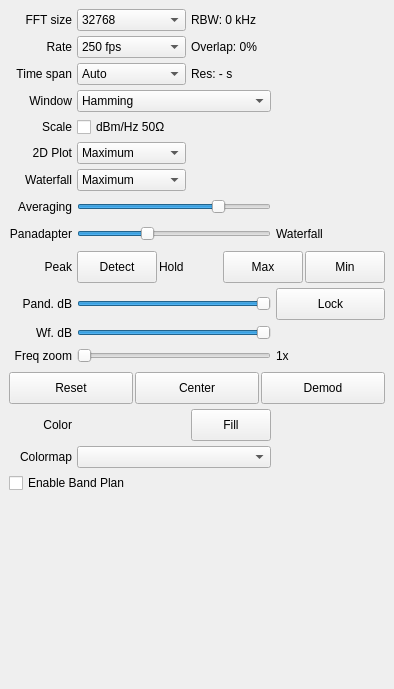
<?xml version="1.0" encoding="UTF-8"?>
<ui version="4.0">
 <class>DockFft</class>
 <widget class="QDockWidget" name="DockFft">
  <property name="geometry">
   <rect>
    <x>0</x>
    <y>0</y>
    <width>394</width>
    <height>689</height>
   </rect>
  </property>
  <property name="sizePolicy">
   <sizepolicy hsizetype="MinimumExpanding" vsizetype="Preferred">
    <horstretch>0</horstretch>
    <verstretch>0</verstretch>
   </sizepolicy>
  </property>
  <property name="minimumSize">
   <size>
    <width>327</width>
    <height>200</height>
   </size>
  </property>
  <property name="maximumSize">
   <size>
    <width>524287</width>
    <height>524287</height>
   </size>
  </property>
  <property name="windowIcon">
   <iconset resource="../../resources/icons.qrc">
    <normaloff>:/icons/icons/signal.svg</normaloff>:/icons/icons/signal.svg</iconset>
  </property>
  <property name="toolTip">
   <string>FFT performance and display settings</string>
  </property>
  <property name="allowedAreas">
   <set>Qt::LeftDockWidgetArea|Qt::RightDockWidgetArea</set>
  </property>
  <property name="windowTitle">
   <string>FFT Settings</string>
  </property>
  <widget class="QWidget" name="dockWidgetContents">
   <layout class="QVBoxLayout" name="verticalLayout_2">
    <item>
     <widget class="QScrollArea" name="scrollArea">
      <property name="sizePolicy">
       <sizepolicy hsizetype="Preferred" vsizetype="Preferred">
        <horstretch>0</horstretch>
        <verstretch>0</verstretch>
       </sizepolicy>
      </property>
      <property name="frameShape">
       <enum>QFrame::NoFrame</enum>
      </property>
      <property name="frameShadow">
       <enum>QFrame::Sunken</enum>
      </property>
      <property name="horizontalScrollBarPolicy">
       <enum>Qt::ScrollBarAsNeeded</enum>
      </property>
      <property name="sizeAdjustPolicy">
       <enum>QAbstractScrollArea::AdjustToContentsOnFirstShow</enum>
      </property>
      <property name="widgetResizable">
       <bool>true</bool>
      </property>
      <widget class="QWidget" name="scrollAreaWidgetContents">
       <property name="geometry">
        <rect>
         <x>0</x>
         <y>0</y>
         <width>374</width>
         <height>643</height>
        </rect>
       </property>
       <layout class="QVBoxLayout" name="verticalLayout">
        <property name="spacing">
         <number>0</number>
        </property>
        <property name="leftMargin">
         <number>0</number>
        </property>
        <property name="topMargin">
         <number>0</number>
        </property>
        <property name="rightMargin">
         <number>0</number>
        </property>
        <property name="bottomMargin">
         <number>0</number>
        </property>
        <item>
         <layout class="QGridLayout" name="gridLayout">
          <property name="sizeConstraint">
           <enum>QLayout::SetDefaultConstraint</enum>
          </property>
          <property name="leftMargin">
           <number>0</number>
          </property>
          <property name="topMargin">
           <number>0</number>
          </property>
          <property name="rightMargin">
           <number>0</number>
          </property>
          <property name="bottomMargin">
           <number>0</number>
          </property>
          <property name="spacing">
           <number>5</number>
          </property>
          <item row="9" column="1" colspan="3">
           <layout class="QHBoxLayout" name="horizontalLayout_2" stretch="0,0,0,0">
            <property name="spacing">
             <number>2</number>
            </property>
            <property name="sizeConstraint">
             <enum>QLayout::SetDefaultConstraint</enum>
            </property>
            <property name="topMargin">
             <number>1</number>
            </property>
            <property name="bottomMargin">
             <number>0</number>
            </property>
            <item>
             <widget class="QPushButton" name="peakDetectionButton">
              <property name="sizePolicy">
               <sizepolicy hsizetype="Preferred" vsizetype="Preferred">
                <horstretch>0</horstretch>
                <verstretch>0</verstretch>
               </sizepolicy>
              </property>
              <property name="minimumSize">
               <size>
                <width>50</width>
                <height>32</height>
               </size>
              </property>
              <property name="maximumSize">
               <size>
                <width>16777215</width>
                <height>16777215</height>
               </size>
              </property>
              <property name="focusPolicy">
               <enum>Qt::NoFocus</enum>
              </property>
              <property name="toolTip">
               <string>Enable peak detection in FFT</string>
              </property>
              <property name="text">
               <string>Detect</string>
              </property>
              <property name="checkable">
               <bool>true</bool>
              </property>
             </widget>
            </item>
            <item>
             <widget class="QLabel" name="label_4">
              <property name="sizePolicy">
               <sizepolicy hsizetype="Minimum" vsizetype="Preferred">
                <horstretch>0</horstretch>
                <verstretch>0</verstretch>
               </sizepolicy>
              </property>
              <property name="text">
               <string>Hold</string>
              </property>
              <property name="margin">
               <number>10</number>
              </property>
             </widget>
            </item>
            <item>
             <widget class="QPushButton" name="peakHoldButton">
              <property name="sizePolicy">
               <sizepolicy hsizetype="Preferred" vsizetype="Preferred">
                <horstretch>0</horstretch>
                <verstretch>0</verstretch>
               </sizepolicy>
              </property>
              <property name="minimumSize">
               <size>
                <width>50</width>
                <height>32</height>
               </size>
              </property>
              <property name="maximumSize">
               <size>
                <width>16777215</width>
                <height>16777215</height>
               </size>
              </property>
              <property name="focusPolicy">
               <enum>Qt::NoFocus</enum>
              </property>
              <property name="toolTip">
               <string>Toggle peak hold in FFT</string>
              </property>
              <property name="text">
               <string>Max</string>
              </property>
              <property name="checkable">
               <bool>true</bool>
              </property>
             </widget>
            </item>
            <item>
             <widget class="QPushButton" name="minHoldButton">
              <property name="sizePolicy">
               <sizepolicy hsizetype="Preferred" vsizetype="Preferred">
                <horstretch>0</horstretch>
                <verstretch>0</verstretch>
               </sizepolicy>
              </property>
              <property name="minimumSize">
               <size>
                <width>50</width>
                <height>32</height>
               </size>
              </property>
              <property name="focusPolicy">
               <enum>Qt::NoFocus</enum>
              </property>
              <property name="toolTip">
               <string>Toggle min hold in FFT</string>
              </property>
              <property name="text">
               <string>Min</string>
              </property>
              <property name="checkable">
               <bool>true</bool>
              </property>
             </widget>
            </item>
           </layout>
          </item>
          <item row="1" column="0">
           <widget class="QLabel" name="fftRateLabel">
            <property name="text">
             <string>Rate</string>
            </property>
            <property name="alignment">
             <set>Qt::AlignRight|Qt::AlignTrailing|Qt::AlignVCenter</set>
            </property>
           </widget>
          </item>
          <item row="8" column="3">
           <widget class="QLabel" name="wfLabel">
            <property name="sizePolicy">
             <sizepolicy hsizetype="Preferred" vsizetype="Preferred">
              <horstretch>0</horstretch>
              <verstretch>0</verstretch>
             </sizepolicy>
            </property>
            <property name="text">
             <string>Waterfall</string>
            </property>
            <property name="alignment">
             <set>Qt::AlignLeading|Qt::AlignLeft|Qt::AlignVCenter</set>
            </property>
           </widget>
          </item>
          <item row="1" column="1">
           <widget class="QComboBox" name="fftRateComboBox">
            <property name="sizePolicy">
             <sizepolicy hsizetype="Preferred" vsizetype="Preferred">
              <horstretch>0</horstretch>
              <verstretch>0</verstretch>
             </sizepolicy>
            </property>
            <property name="minimumSize">
             <size>
              <width>0</width>
              <height>0</height>
             </size>
            </property>
            <property name="toolTip">
             <string>FFT refresh rate</string>
            </property>
            <property name="currentIndex">
             <number>0</number>
            </property>
            <item>
             <property name="text">
              <string>250 fps</string>
             </property>
            </item>
            <item>
             <property name="text">
              <string>200 fps</string>
             </property>
            </item>
            <item>
             <property name="text">
              <string>150 fps</string>
             </property>
            </item>
            <item>
             <property name="text">
              <string>100 fps</string>
             </property>
            </item>
            <item>
             <property name="text">
              <string>60 fps</string>
             </property>
            </item>
            <item>
             <property name="text">
              <string>50 fps</string>
             </property>
            </item>
            <item>
             <property name="text">
              <string>30 fps</string>
             </property>
            </item>
            <item>
             <property name="text">
              <string>25 fps</string>
             </property>
            </item>
            <item>
             <property name="text">
              <string>20 fps</string>
             </property>
            </item>
            <item>
             <property name="text">
              <string>17 fps</string>
             </property>
            </item>
            <item>
             <property name="text">
              <string>15 fps</string>
             </property>
            </item>
            <item>
             <property name="text">
              <string>10 fps</string>
             </property>
            </item>
            <item>
             <property name="text">
              <string>5 fps</string>
             </property>
            </item>
            <item>
             <property name="text">
              <string>1 fps</string>
             </property>
            </item>
            <item>
             <property name="text">
              <string>0 fps</string>
             </property>
            </item>
           </widget>
          </item>
          <item row="9" column="0">
           <widget class="QLabel" name="peakLabel">
            <property name="text">
             <string>Peak</string>
            </property>
            <property name="alignment">
             <set>Qt::AlignRight|Qt::AlignTrailing|Qt::AlignVCenter</set>
            </property>
           </widget>
          </item>
          <item row="11" column="1" colspan="2">
           <widget class="ctkRangeSlider" name="wfRangeSlider">
            <property name="toolTip">
             <string>Set waterfall dB range</string>
            </property>
            <property name="statusTip">
             <string>Set waterfall dB range</string>
            </property>
            <property name="minimum">
             <number>-160</number>
            </property>
            <property name="maximum">
             <number>0</number>
            </property>
            <property name="orientation">
             <enum>Qt::Horizontal</enum>
            </property>
           </widget>
          </item>
          <item row="0" column="2" colspan="2">
           <widget class="QLabel" name="fftRbwLabel">
            <property name="toolTip">
             <string>Resolution bandwidth</string>
            </property>
            <property name="text">
             <string>RBW: 0 kHz</string>
            </property>
           </widget>
          </item>
          <item row="4" column="0">
           <widget class="QLabel" name="label_6">
            <property name="text">
             <string>Scale</string>
            </property>
            <property name="alignment">
             <set>Qt::AlignRight|Qt::AlignTrailing|Qt::AlignVCenter</set>
            </property>
           </widget>
          </item>
          <item row="12" column="0" rowspan="2">
           <widget class="QLabel" name="zoomLAbel">
            <property name="toolTip">
             <string>Set zoom level on the frequency axis</string>
            </property>
            <property name="statusTip">
             <string>Set zoom level on the frequency axis</string>
            </property>
            <property name="text">
             <string>Freq zoom</string>
            </property>
            <property name="alignment">
             <set>Qt::AlignRight|Qt::AlignTrailing|Qt::AlignVCenter</set>
            </property>
           </widget>
          </item>
          <item row="10" column="1" colspan="2">
           <widget class="ctkRangeSlider" name="pandRangeSlider">
            <property name="sizePolicy">
             <sizepolicy hsizetype="Expanding" vsizetype="Fixed">
              <horstretch>0</horstretch>
              <verstretch>0</verstretch>
             </sizepolicy>
            </property>
            <property name="minimumSize">
             <size>
              <width>0</width>
              <height>0</height>
             </size>
            </property>
            <property name="toolTip">
             <string>Set pandapter dB range</string>
            </property>
            <property name="statusTip">
             <string>Set pandapter dB range</string>
            </property>
            <property name="minimum">
             <number>-160</number>
            </property>
            <property name="maximum">
             <number>0</number>
            </property>
            <property name="orientation">
             <enum>Qt::Horizontal</enum>
            </property>
           </widget>
          </item>
          <item row="4" column="1">
           <widget class="QCheckBox" name="dbmBox">
            <property name="sizePolicy">
             <sizepolicy hsizetype="Preferred" vsizetype="Fixed">
              <horstretch>0</horstretch>
              <verstretch>0</verstretch>
             </sizepolicy>
            </property>
            <property name="text">
             <string>dBm/Hz 50Ω</string>
            </property>
           </widget>
          </item>
          <item row="16" column="1" colspan="2">
           <widget class="QComboBox" name="cmapComboBox">
            <property name="sizePolicy">
             <sizepolicy hsizetype="Preferred" vsizetype="Fixed">
              <horstretch>0</horstretch>
              <verstretch>0</verstretch>
             </sizepolicy>
            </property>
            <property name="toolTip">
             <string>Select waterfall color map</string>
            </property>
           </widget>
          </item>
          <item row="11" column="0">
           <widget class="QLabel" name="wfRangeLabel">
            <property name="toolTip">
             <string>Set waterfall dB range</string>
            </property>
            <property name="statusTip">
             <string>Set waterfall dB range</string>
            </property>
            <property name="text">
             <string>Wf. dB</string>
            </property>
            <property name="alignment">
             <set>Qt::AlignRight|Qt::AlignTrailing|Qt::AlignVCenter</set>
            </property>
           </widget>
          </item>
          <item row="15" column="0">
           <widget class="QLabel" name="colorLabel">
            <property name="toolTip">
             <string>Color for the FFT plot</string>
            </property>
            <property name="text">
             <string>Color</string>
            </property>
            <property name="alignment">
             <set>Qt::AlignRight|Qt::AlignTrailing|Qt::AlignVCenter</set>
            </property>
           </widget>
          </item>
          <item row="12" column="3" rowspan="2">
           <widget class="QLabel" name="zoomLevelLabel">
            <property name="sizePolicy">
             <sizepolicy hsizetype="MinimumExpanding" vsizetype="Preferred">
              <horstretch>0</horstretch>
              <verstretch>0</verstretch>
             </sizepolicy>
            </property>
            <property name="toolTip">
             <string>Current zoom level on the frequency axis</string>
            </property>
            <property name="statusTip">
             <string>Current zoom level on the frequency axis</string>
            </property>
            <property name="text">
             <string>1x</string>
            </property>
            <property name="alignment">
             <set>Qt::AlignLeading|Qt::AlignLeft|Qt::AlignVCenter</set>
            </property>
           </widget>
          </item>
          <item row="0" column="1">
           <widget class="QComboBox" name="fftSizeComboBox">
            <property name="enabled">
             <bool>true</bool>
            </property>
            <property name="sizePolicy">
             <sizepolicy hsizetype="Preferred" vsizetype="Preferred">
              <horstretch>0</horstretch>
              <verstretch>0</verstretch>
             </sizepolicy>
            </property>
            <property name="minimumSize">
             <size>
              <width>0</width>
              <height>0</height>
             </size>
            </property>
            <property name="toolTip">
             <string>&lt;html&gt;Number of FFT points to calculate. Higher values will require more CPU time. This will not influence the number of points on the display since that parameter is adjusted automatically according to the display size.&lt;/html&gt;</string>
            </property>
            <property name="editable">
             <bool>false</bool>
            </property>
            <property name="currentIndex">
             <number>7</number>
            </property>
            <property name="maxVisibleItems">
             <number>15</number>
            </property>
            <property name="insertPolicy">
             <enum>QComboBox::InsertAlphabetically</enum>
            </property>
            <item>
             <property name="text">
              <string>4194304</string>
             </property>
            </item>
            <item>
             <property name="text">
              <string>2097152</string>
             </property>
            </item>
            <item>
             <property name="text">
              <string>1048576</string>
             </property>
            </item>
            <item>
             <property name="text">
              <string>524288</string>
             </property>
            </item>
            <item>
             <property name="text">
              <string>262144</string>
             </property>
            </item>
            <item>
             <property name="text">
              <string>131072</string>
             </property>
            </item>
            <item>
             <property name="text">
              <string>65536</string>
             </property>
            </item>
            <item>
             <property name="text">
              <string>32768</string>
             </property>
            </item>
            <item>
             <property name="text">
              <string>16384</string>
             </property>
            </item>
            <item>
             <property name="text">
              <string>8192</string>
             </property>
            </item>
            <item>
             <property name="text">
              <string>4096</string>
             </property>
            </item>
            <item>
             <property name="text">
              <string>3840</string>
             </property>
            </item>
            <item>
             <property name="text">
              <string>2048</string>
             </property>
            </item>
            <item>
             <property name="text">
              <string>1024</string>
             </property>
            </item>
            <item>
             <property name="text">
              <string>768</string>
             </property>
            </item>
            <item>
             <property name="text">
              <string>512</string>
             </property>
            </item>
           </widget>
          </item>
          <item row="2" column="0">
           <widget class="QLabel" name="label">
            <property name="toolTip">
             <string>The vertical time span on the waterfall.</string>
            </property>
            <property name="statusTip">
             <string/>
            </property>
            <property name="text">
             <string>Time span</string>
            </property>
            <property name="alignment">
             <set>Qt::AlignRight|Qt::AlignTrailing|Qt::AlignVCenter</set>
            </property>
           </widget>
          </item>
          <item row="7" column="0">
           <widget class="QLabel" name="fftAvgLabel">
            <property name="sizePolicy">
             <sizepolicy hsizetype="Preferred" vsizetype="Preferred">
              <horstretch>0</horstretch>
              <verstretch>0</verstretch>
             </sizepolicy>
            </property>
            <property name="toolTip">
             <string>FFT averaging gain</string>
            </property>
            <property name="text">
             <string>Averaging</string>
            </property>
            <property name="alignment">
             <set>Qt::AlignRight|Qt::AlignTrailing|Qt::AlignVCenter</set>
            </property>
           </widget>
          </item>
          <item row="16" column="0">
           <widget class="QLabel" name="label_3">
            <property name="text">
             <string>Colormap</string>
            </property>
            <property name="alignment">
             <set>Qt::AlignRight|Qt::AlignTrailing|Qt::AlignVCenter</set>
            </property>
           </widget>
          </item>
          <item row="10" column="0">
           <widget class="QLabel" name="pandRangeLabel">
            <property name="toolTip">
             <string>Set pandapter dB range</string>
            </property>
            <property name="statusTip">
             <string>Set pandapter dB range</string>
            </property>
            <property name="text">
             <string>Pand. dB</string>
            </property>
            <property name="alignment">
             <set>Qt::AlignRight|Qt::AlignTrailing|Qt::AlignVCenter</set>
            </property>
           </widget>
          </item>
          <item row="3" column="1" colspan="2">
           <widget class="QComboBox" name="fftWinComboBox">
            <property name="sizePolicy">
             <sizepolicy hsizetype="Preferred" vsizetype="Fixed">
              <horstretch>0</horstretch>
              <verstretch>0</verstretch>
             </sizepolicy>
            </property>
            <property name="toolTip">
             <string>FFT window</string>
            </property>
            <item>
             <property name="text">
              <string>Hamming</string>
             </property>
            </item>
            <item>
             <property name="text">
              <string>Hann</string>
             </property>
            </item>
            <item>
             <property name="text">
              <string>Blackman</string>
             </property>
            </item>
            <item>
             <property name="text">
              <string>Rectangular</string>
             </property>
            </item>
            <item>
             <property name="text">
              <string>Kaiser</string>
             </property>
            </item>
            <item>
             <property name="text">
              <string>Blackman-Harris</string>
             </property>
            </item>
            <item>
             <property name="text">
              <string>Bartlett</string>
             </property>
            </item>
            <item>
             <property name="text">
              <string>Flattop</string>
             </property>
            </item>
           </widget>
          </item>
          <item row="17" column="0" colspan="4">
           <widget class="QCheckBox" name="bandPlanCheckbox">
            <property name="sizePolicy">
             <sizepolicy hsizetype="Preferred" vsizetype="Fixed">
              <horstretch>0</horstretch>
              <verstretch>0</verstretch>
             </sizepolicy>
            </property>
            <property name="toolTip">
             <string>Enable Band Plan on bottom of spectrum</string>
            </property>
            <property name="text">
             <string>Enable Band Plan</string>
            </property>
           </widget>
          </item>
          <item row="8" column="1" colspan="2">
           <widget class="QSlider" name="fftSplitSlider">
            <property name="sizePolicy">
             <sizepolicy hsizetype="MinimumExpanding" vsizetype="Preferred">
              <horstretch>0</horstretch>
              <verstretch>0</verstretch>
             </sizepolicy>
            </property>
            <property name="minimumSize">
             <size>
              <width>0</width>
              <height>22</height>
             </size>
            </property>
            <property name="toolTip">
             <string>Spatial distribution between pandapter and waterfall</string>
            </property>
            <property name="minimum">
             <number>0</number>
            </property>
            <property name="maximum">
             <number>100</number>
            </property>
            <property name="value">
             <number>35</number>
            </property>
            <property name="orientation">
             <enum>Qt::Horizontal</enum>
            </property>
           </widget>
          </item>
          <item row="0" column="0">
           <widget class="QLabel" name="fftSizeLabel">
            <property name="text">
             <string>FFT size</string>
            </property>
            <property name="alignment">
             <set>Qt::AlignRight|Qt::AlignTrailing|Qt::AlignVCenter</set>
            </property>
           </widget>
          </item>
          <item row="6" column="0">
           <widget class="QLabel" name="label_7">
            <property name="text">
             <string>Waterfall</string>
            </property>
            <property name="alignment">
             <set>Qt::AlignRight|Qt::AlignTrailing|Qt::AlignVCenter</set>
            </property>
           </widget>
          </item>
          <item row="15" column="2">
           <widget class="QPushButton" name="fillButton">
            <property name="sizePolicy">
             <sizepolicy hsizetype="Preferred" vsizetype="Fixed">
              <horstretch>0</horstretch>
              <verstretch>0</verstretch>
             </sizepolicy>
            </property>
            <property name="minimumSize">
             <size>
              <width>50</width>
              <height>32</height>
             </size>
            </property>
            <property name="maximumSize">
             <size>
              <width>16777215</width>
              <height>16777215</height>
             </size>
            </property>
            <property name="focusPolicy">
             <enum>Qt::NoFocus</enum>
            </property>
            <property name="toolTip">
             <string>Fill the area below the FFT plot with a gradient</string>
            </property>
            <property name="statusTip">
             <string>Fill the area below the FFT plot with a gradient</string>
            </property>
            <property name="text">
             <string>Fill</string>
            </property>
            <property name="checkable">
             <bool>true</bool>
            </property>
           </widget>
          </item>
          <item row="10" column="3">
           <widget class="QPushButton" name="lockButton">
            <property name="enabled">
             <bool>true</bool>
            </property>
            <property name="sizePolicy">
             <sizepolicy hsizetype="Preferred" vsizetype="Fixed">
              <horstretch>0</horstretch>
              <verstretch>0</verstretch>
             </sizepolicy>
            </property>
            <property name="minimumSize">
             <size>
              <width>50</width>
              <height>32</height>
             </size>
            </property>
            <property name="focusPolicy">
             <enum>Qt::NoFocus</enum>
            </property>
            <property name="toolTip">
             <string>Lock panadapter and waterfall sliders together</string>
            </property>
            <property name="statusTip">
             <string>Lock panadapter and waterfall sliders together</string>
            </property>
            <property name="text">
             <string>Lock</string>
            </property>
            <property name="checkable">
             <bool>true</bool>
            </property>
           </widget>
          </item>
          <item row="2" column="1">
           <widget class="QComboBox" name="wfSpanComboBox">
            <property name="sizePolicy">
             <sizepolicy hsizetype="Preferred" vsizetype="Preferred">
              <horstretch>0</horstretch>
              <verstretch>0</verstretch>
             </sizepolicy>
            </property>
            <property name="toolTip">
             <string>The vertical time span on the waterfall.</string>
            </property>
            <item>
             <property name="text">
              <string>Auto</string>
             </property>
            </item>
            <item>
             <property name="text">
              <string>1 min</string>
             </property>
            </item>
            <item>
             <property name="text">
              <string>2 min</string>
             </property>
            </item>
            <item>
             <property name="text">
              <string>5 min</string>
             </property>
            </item>
            <item>
             <property name="text">
              <string>10 min</string>
             </property>
            </item>
            <item>
             <property name="text">
              <string>15 min</string>
             </property>
            </item>
            <item>
             <property name="text">
              <string>20 min</string>
             </property>
            </item>
            <item>
             <property name="text">
              <string>30 min</string>
             </property>
            </item>
            <item>
             <property name="text">
              <string>1 hour</string>
             </property>
            </item>
            <item>
             <property name="text">
              <string>2 hours</string>
             </property>
            </item>
            <item>
             <property name="text">
              <string>5 hours</string>
             </property>
            </item>
            <item>
             <property name="text">
              <string>10 hours</string>
             </property>
            </item>
            <item>
             <property name="text">
              <string>16 hours</string>
             </property>
            </item>
            <item>
             <property name="text">
              <string>24 hours</string>
             </property>
            </item>
            <item>
             <property name="text">
              <string>48 hours</string>
             </property>
            </item>
           </widget>
          </item>
          <item row="8" column="0">
           <widget class="QLabel" name="pandLabel">
            <property name="sizePolicy">
             <sizepolicy hsizetype="Preferred" vsizetype="Preferred">
              <horstretch>0</horstretch>
              <verstretch>0</verstretch>
             </sizepolicy>
            </property>
            <property name="text">
             <string>Panadapter</string>
            </property>
            <property name="alignment">
             <set>Qt::AlignRight|Qt::AlignTrailing|Qt::AlignVCenter</set>
            </property>
           </widget>
          </item>
          <item row="3" column="0">
           <widget class="QLabel" name="label_2">
            <property name="toolTip">
             <string>FFT window</string>
            </property>
            <property name="text">
             <string>Window</string>
            </property>
            <property name="alignment">
             <set>Qt::AlignRight|Qt::AlignTrailing|Qt::AlignVCenter</set>
            </property>
           </widget>
          </item>
          <item row="18" column="0" colspan="4">
           <spacer name="verticalSpacer">
            <property name="orientation">
             <enum>Qt::Vertical</enum>
            </property>
            <property name="sizeHint" stdset="0">
             <size>
              <width>253</width>
              <height>68</height>
             </size>
            </property>
           </spacer>
          </item>
          <item row="7" column="1" colspan="2">
           <widget class="QSlider" name="fftAvgSlider">
            <property name="sizePolicy">
             <sizepolicy hsizetype="MinimumExpanding" vsizetype="Preferred">
              <horstretch>0</horstretch>
              <verstretch>0</verstretch>
             </sizepolicy>
            </property>
            <property name="minimumSize">
             <size>
              <width>0</width>
              <height>22</height>
             </size>
            </property>
            <property name="toolTip">
             <string>FFT averaging gain</string>
            </property>
            <property name="maximum">
             <number>100</number>
            </property>
            <property name="value">
             <number>75</number>
            </property>
            <property name="orientation">
             <enum>Qt::Horizontal</enum>
            </property>
            <property name="invertedAppearance">
             <bool>false</bool>
            </property>
            <property name="invertedControls">
             <bool>false</bool>
            </property>
           </widget>
          </item>
          <item row="15" column="1">
           <widget class="QtColorPicker" name="colorPicker">
            <property name="sizePolicy">
             <sizepolicy hsizetype="MinimumExpanding" vsizetype="Preferred">
              <horstretch>0</horstretch>
              <verstretch>0</verstretch>
             </sizepolicy>
            </property>
            <property name="minimumSize">
             <size>
              <width>50</width>
              <height>32</height>
             </size>
            </property>
            <property name="toolTip">
             <string>Click to select color for the FFT plot</string>
            </property>
            <property name="statusTip">
             <string>Click to select color for the FFT plot</string>
            </property>
            <property name="text">
             <string/>
            </property>
            <property name="flat">
             <bool>true</bool>
            </property>
           </widget>
          </item>
          <item row="12" column="1" rowspan="2" colspan="2">
           <widget class="QSlider" name="fftZoomSlider">
            <property name="sizePolicy">
             <sizepolicy hsizetype="MinimumExpanding" vsizetype="Preferred">
              <horstretch>0</horstretch>
              <verstretch>0</verstretch>
             </sizepolicy>
            </property>
            <property name="minimumSize">
             <size>
              <width>0</width>
              <height>22</height>
             </size>
            </property>
            <property name="toolTip">
             <string>Set zoom level on the frequency axis</string>
            </property>
            <property name="statusTip">
             <string>Set zoom level on the frequency axis</string>
            </property>
            <property name="minimum">
             <number>1</number>
            </property>
            <property name="maximum">
             <number>50</number>
            </property>
            <property name="pageStep">
             <number>5</number>
            </property>
            <property name="orientation">
             <enum>Qt::Horizontal</enum>
            </property>
            <property name="invertedAppearance">
             <bool>false</bool>
            </property>
            <property name="invertedControls">
             <bool>false</bool>
            </property>
            <property name="tickPosition">
             <enum>QSlider::NoTicks</enum>
            </property>
           </widget>
          </item>
          <item row="2" column="2" colspan="2">
           <widget class="QLabel" name="wfResLabel">
            <property name="toolTip">
             <string>Waterfall time resolution.</string>
            </property>
            <property name="statusTip">
             <string/>
            </property>
            <property name="text">
             <string>Res: - s</string>
            </property>
           </widget>
          </item>
          <item row="1" column="2" colspan="2">
           <widget class="QLabel" name="fftOvrLabel">
            <property name="toolTip">
             <string>FFT buffer overlap between two consecutive FFT calculations.</string>
            </property>
            <property name="text">
             <string>Overlap: 0%</string>
            </property>
            <property name="margin">
             <number>0</number>
            </property>
           </widget>
          </item>
          <item row="6" column="1">
           <widget class="QComboBox" name="waterfallModeBox">
            <property name="sizePolicy">
             <sizepolicy hsizetype="Preferred" vsizetype="Fixed">
              <horstretch>0</horstretch>
              <verstretch>0</verstretch>
             </sizepolicy>
            </property>
            <item>
             <property name="text">
              <string>Maximum</string>
             </property>
            </item>
            <item>
             <property name="text">
              <string>Average</string>
             </property>
            </item>
           </widget>
          </item>
          <item row="14" column="0" colspan="4">
           <layout class="QHBoxLayout" name="horizontalLayout" stretch="0,0,0">
            <property name="spacing">
             <number>2</number>
            </property>
            <item>
             <widget class="QPushButton" name="resetButton">
              <property name="sizePolicy">
               <sizepolicy hsizetype="Preferred" vsizetype="Preferred">
                <horstretch>0</horstretch>
                <verstretch>0</verstretch>
               </sizepolicy>
              </property>
              <property name="minimumSize">
               <size>
                <width>50</width>
                <height>32</height>
               </size>
              </property>
              <property name="maximumSize">
               <size>
                <width>16777215</width>
                <height>16777215</height>
               </size>
              </property>
              <property name="focusPolicy">
               <enum>Qt::NoFocus</enum>
              </property>
              <property name="toolTip">
               <string>Reset zoom level to 1x</string>
              </property>
              <property name="text">
               <string>Reset</string>
              </property>
             </widget>
            </item>
            <item>
             <widget class="QPushButton" name="centerButton">
              <property name="sizePolicy">
               <sizepolicy hsizetype="Preferred" vsizetype="Preferred">
                <horstretch>0</horstretch>
                <verstretch>0</verstretch>
               </sizepolicy>
              </property>
              <property name="minimumSize">
               <size>
                <width>50</width>
                <height>32</height>
               </size>
              </property>
              <property name="maximumSize">
               <size>
                <width>16777215</width>
                <height>16777215</height>
               </size>
              </property>
              <property name="focusPolicy">
               <enum>Qt::NoFocus</enum>
              </property>
              <property name="toolTip">
               <string>Center FFT around original center frequency</string>
              </property>
              <property name="text">
               <string>Center</string>
              </property>
             </widget>
            </item>
            <item>
             <widget class="QPushButton" name="demodButton">
              <property name="sizePolicy">
               <sizepolicy hsizetype="Preferred" vsizetype="Preferred">
                <horstretch>0</horstretch>
                <verstretch>0</verstretch>
               </sizepolicy>
              </property>
              <property name="minimumSize">
               <size>
                <width>50</width>
                <height>32</height>
               </size>
              </property>
              <property name="maximumSize">
               <size>
                <width>16777215</width>
                <height>16777215</height>
               </size>
              </property>
              <property name="focusPolicy">
               <enum>Qt::NoFocus</enum>
              </property>
              <property name="toolTip">
               <string>Center FFT around demodulator frequency</string>
              </property>
              <property name="text">
               <string>Demod</string>
              </property>
             </widget>
            </item>
           </layout>
          </item>
          <item row="5" column="0">
           <widget class="QLabel" name="label_5">
            <property name="text">
             <string>2D Plot</string>
            </property>
            <property name="alignment">
             <set>Qt::AlignRight|Qt::AlignTrailing|Qt::AlignVCenter</set>
            </property>
           </widget>
          </item>
          <item row="5" column="1">
           <widget class="QComboBox" name="plotModeBox">
            <item>
             <property name="text">
              <string>Maximum</string>
             </property>
            </item>
            <item>
             <property name="text">
              <string>Average</string>
             </property>
            </item>
            <item>
             <property name="text">
              <string>Filled</string>
             </property>
            </item>
            <item>
             <property name="text">
              <string>Histogram</string>
             </property>
            </item>
           </widget>
          </item>
         </layout>
        </item>
       </layout>
      </widget>
     </widget>
    </item>
   </layout>
  </widget>
 </widget>
 <customwidgets>
  <customwidget>
   <class>ctkRangeSlider</class>
   <extends>QSlider</extends>
   <header>qtgui/ctk/ctkRangeSlider.h</header>
  </customwidget>
  <customwidget>
   <class>QtColorPicker</class>
   <extends>QPushButton</extends>
   <header>qtgui/qtcolorpicker.h</header>
  </customwidget>
 </customwidgets>
 <resources>
  <include location="../../resources/icons.qrc"/>
 </resources>
 <connections/>
</ui>
